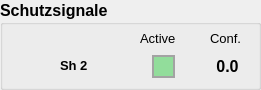
   <widget class="QGroupBox" name="protectionSignal_group">
    <property name="geometry">
     <rect>
      <x>320</x>
      <y>130</y>
      <width>261</width>
      <height>90</height>
     </rect>
    </property>
    <property name="font">
     <font>
      <pointsize>12</pointsize>
      <weight>75</weight>
      <bold>true</bold>
     </font>
    </property>
    <property name="title">
     <string>Schutzsignale</string>
    </property>
    <widget class="QLabel" name="PS_sh2_label">
     <property name="geometry">
      <rect>
       <x>60</x>
       <y>50</y>
       <width>51</width>
       <height>31</height>
      </rect>
     </property>
     <property name="font">
      <font>
       <pointsize>10</pointsize>
      </font>
     </property>
     <property name="text">
      <string notr="true">Sh 2</string>
     </property>
    </widget>
    <widget class="QLabel" name="PS_sh2_icon">
     <property name="geometry">
      <rect>
       <x>10</x>
       <y>55</y>
       <width>37</width>
       <height>21</height>
      </rect>
     </property>
     <property name="text">
      <string/>
     </property>
     <property name="pixmap">
      <pixmap resource="Resources/images.qrc">:/signal_icons/sh2_icon.gif</pixmap>
     </property>
     <property name="scaledContents">
      <bool>true</bool>
     </property>
    </widget>
    <widget class="QLabel" name="PS_conf_label">
     <property name="geometry">
      <rect>
       <x>210</x>
       <y>30</y>
       <width>41</width>
       <height>16</height>
      </rect>
     </property>
     <property name="font">
      <font>
       <pointsize>10</pointsize>
       <weight>50</weight>
       <bold>false</bold>
      </font>
     </property>
     <property name="text">
      <string>Conf.</string>
     </property>
    </widget>
    <widget class="QLabel" name="PS_active_label">
     <property name="geometry">
      <rect>
       <x>140</x>
       <y>30</y>
       <width>55</width>
       <height>16</height>
      </rect>
     </property>
     <property name="font">
      <font>
       <pointsize>10</pointsize>
       <weight>50</weight>
       <bold>false</bold>
      </font>
     </property>
     <property name="text">
      <string>Active</string>
     </property>
    </widget>
    <widget class="QLabel" name="PS_sh2_led">
     <property name="geometry">
      <rect>
       <x>152</x>
       <y>55</y>
       <width>23</width>
       <height>23</height>
      </rect>
     </property>
     <property name="font">
      <font>
       <pointsize>9</pointsize>
      </font>
     </property>
     <property name="styleSheet">
      <string notr="true">background-color: rgb(146, 221, 155);
border-style: solid;
border-width: 2px;
border-color: rgb(163, 163, 163)</string>
     </property>
     <property name="frameShape">
      <enum>QFrame::NoFrame</enum>
     </property>
     <property name="lineWidth">
      <number>0</number>
     </property>
     <property name="text">
      <string/>
     </property>
    </widget>
    <widget class="QLabel" name="PS_sh2_conf_value">
     <property name="geometry">
      <rect>
       <x>200</x>
       <y>58</y>
       <width>55</width>
       <height>16</height>
      </rect>
     </property>
     <property name="text">
      <string>0.0</string>
     </property>
     <property name="alignment">
      <set>Qt::AlignCenter</set>
     </property>
    </widget>
   </widget>
